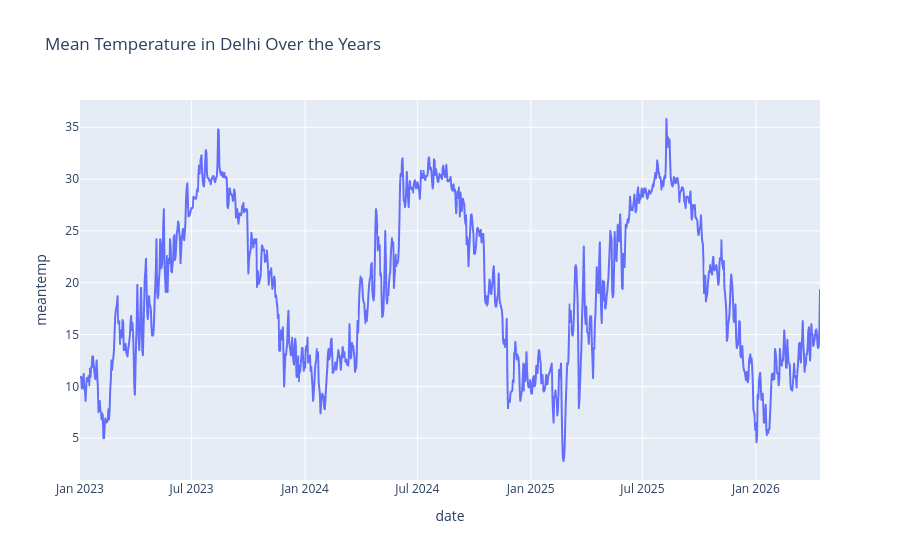

The notebook cell this image was saved under:
### Code cell
import plotly.express as px
figure = px.line(df, x="date", 
                 y="meantemp", 
                 title='Mean Temperature in Adana Over the Years')
figure.show()

### Figure 1 — Plotly figure (JSON) as saved in the notebook; plotly's stock layout.template omitted (floating-point values rounded to 4 significant figures; data arrays with more than 128 entries replaced by an {"elided": "..."} marker saying what was removed)
{"data": [{"hovertemplate": "date=%{x}<br>meantemp=%{y}<extra></extra>", "legendgroup": "", "line": {"color": "#636efa", "dash": "solid"}, "marker": {"symbol": "circle"}, "mode": "lines", "name": "", "showlegend": false, "type": "scattergl", "x": {"elided": "1201 str values"}, "xaxis": "x", "y": {"elided": "1201 float values"}, "yaxis": "y"}], "layout": {"legend": {"tracegroupgap": 0}, "title": {"text": "Mean Temperature in Delhi Over the Years"}, "xaxis": {"anchor": "y", "domain": [0, 1], "title": {"text": "date"}}, "yaxis": {"anchor": "x", "domain": [0, 1], "title": {"text": "meantemp"}}}}
